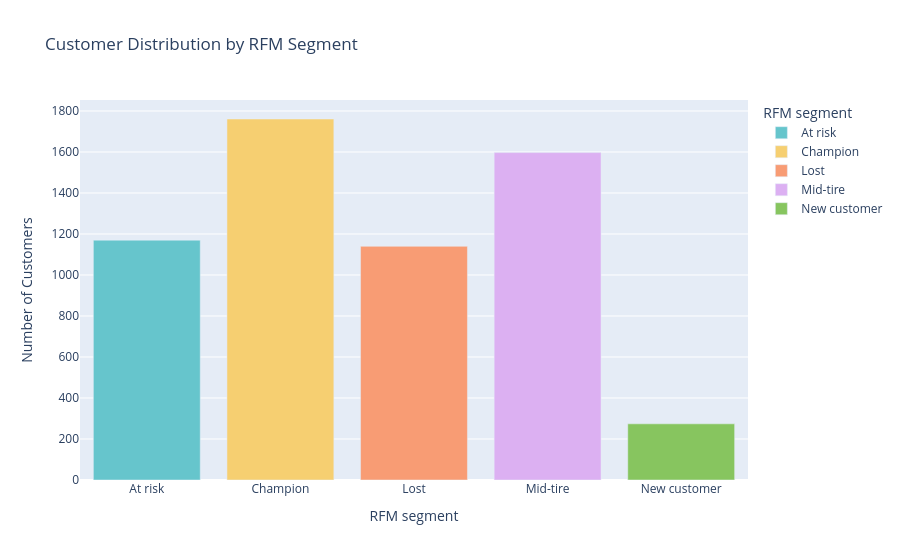

Notebook code for this chart:
### Code cell
#Create the bsr chart using plotly
fig = px.bar(segment_counts,
             x='RFM_Segment',
             y='Count',
             title='Customer Distribution by RFM Segment',
             labels={'RFM_Segment':'RFM segment','Count':'Number of Customers'},
             color= 'RFM_Segment',
             color_discrete_sequence=px.colors.qualitative.Pastel
             )
fig.show()

### Figure 1 — Plotly figure (JSON) as saved in the notebook; plotly's stock layout.template omitted (floating-point values rounded to 4 significant figures)
{"data": [{"hovertemplate": "RFM segment=%{x}<br>Number of Customers=%{y}<extra></extra>", "legendgroup": "At risk", "marker": {"color": "rgb(102, 197, 204)", "pattern": {"shape": ""}}, "name": "At risk", "orientation": "v", "showlegend": true, "textposition": "auto", "type": "bar", "x": ["At risk"], "xaxis": "x", "y": [1170], "yaxis": "y"}, {"hovertemplate": "RFM segment=%{x}<br>Number of Customers=%{y}<extra></extra>", "legendgroup": "Champion", "marker": {"color": "rgb(246, 207, 113)", "pattern": {"shape": ""}}, "name": "Champion", "orientation": "v", "showlegend": true, "textposition": "auto", "type": "bar", "x": ["Champion"], "xaxis": "x", "y": [1761], "yaxis": "y"}, {"hovertemplate": "RFM segment=%{x}<br>Number of Customers=%{y}<extra></extra>", "legendgroup": "Lost", "marker": {"color": "rgb(248, 156, 116)", "pattern": {"shape": ""}}, "name": "Lost", "orientation": "v", "showlegend": true, "textposition": "auto", "type": "bar", "x": ["Lost"], "xaxis": "x", "y": [1140], "yaxis": "y"}, {"hovertemplate": "RFM segment=%{x}<br>Number of Customers=%{y}<extra></extra>", "legendgroup": "Mid-tire", "marker": {"color": "rgb(220, 176, 242)", "pattern": {"shape": ""}}, "name": "Mid-tire", "orientation": "v", "showlegend": true, "textposition": "auto", "type": "bar", "x": ["Mid-tire"], "xaxis": "x", "y": [1597], "yaxis": "y"}, {"hovertemplate": "RFM segment=%{x}<br>Number of Customers=%{y}<extra></extra>", "legendgroup": "New customer", "marker": {"color": "rgb(135, 197, 95)", "pattern": {"shape": ""}}, "name": "New customer", "orientation": "v", "showlegend": true, "textposition": "auto", "type": "bar", "x": ["New customer"], "xaxis": "x", "y": [274], "yaxis": "y"}], "layout": {"barmode": "relative", "legend": {"title": {"text": "RFM segment"}, "tracegroupgap": 0}, "title": {"text": "Customer Distribution by RFM Segment"}, "xaxis": {"anchor": "y", "categoryarray": ["At risk", "Champion", "Lost", "Mid-tire", "New customer"], "categoryorder": "array", "domain": [0, 1], "title": {"text": "RFM segment"}}, "yaxis": {"anchor": "x", "domain": [0, 1], "title": {"text": "Number of Customers"}}}}
